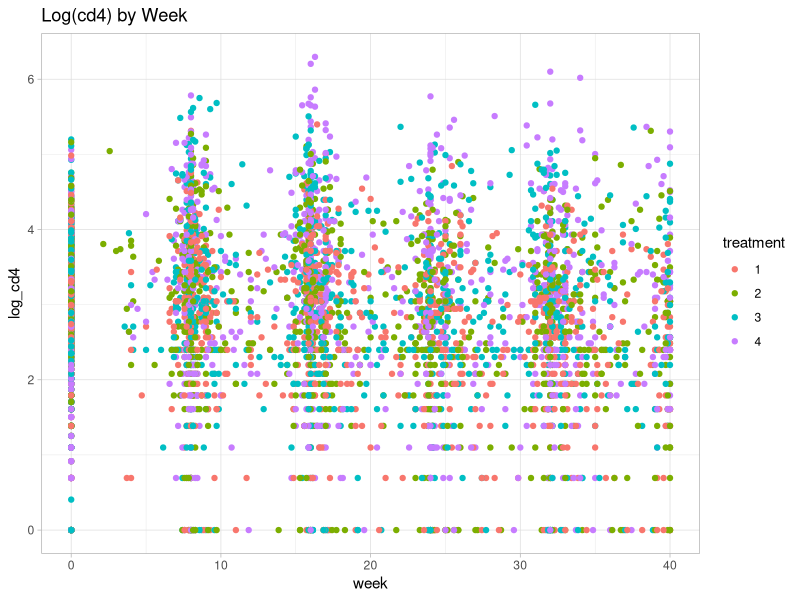
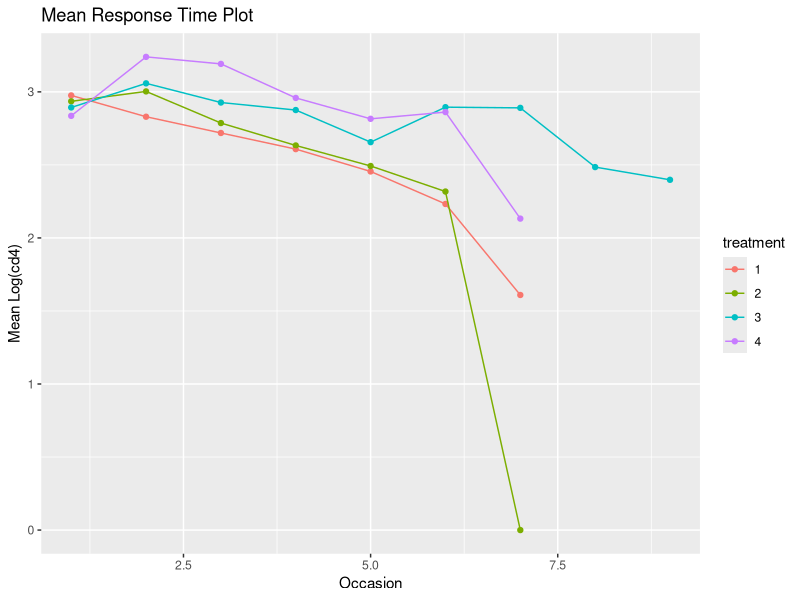
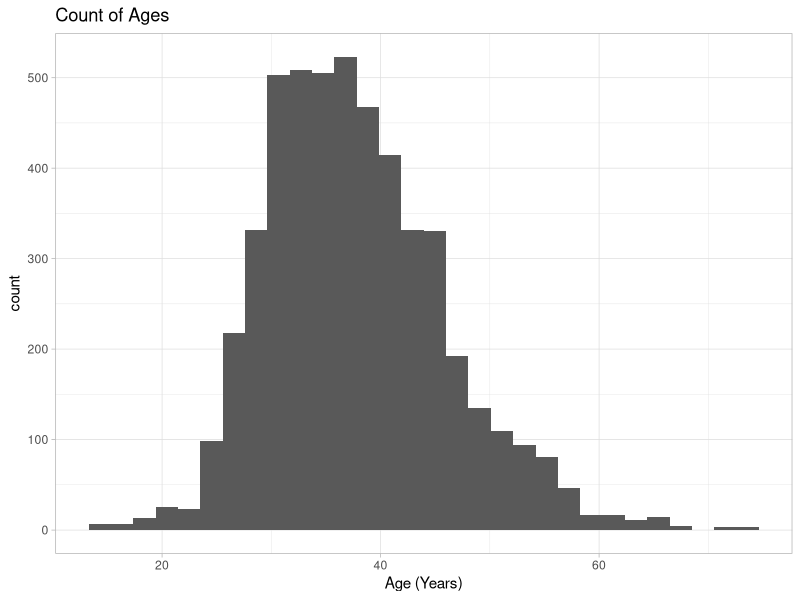
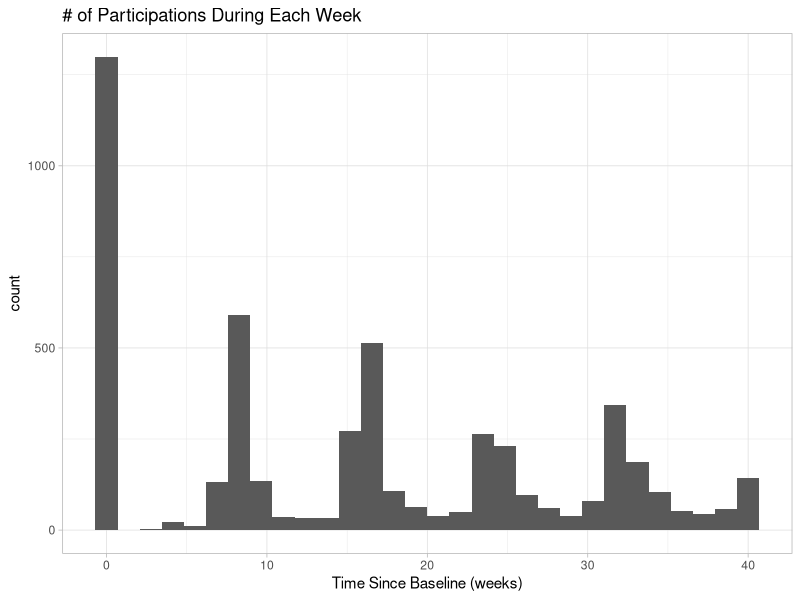
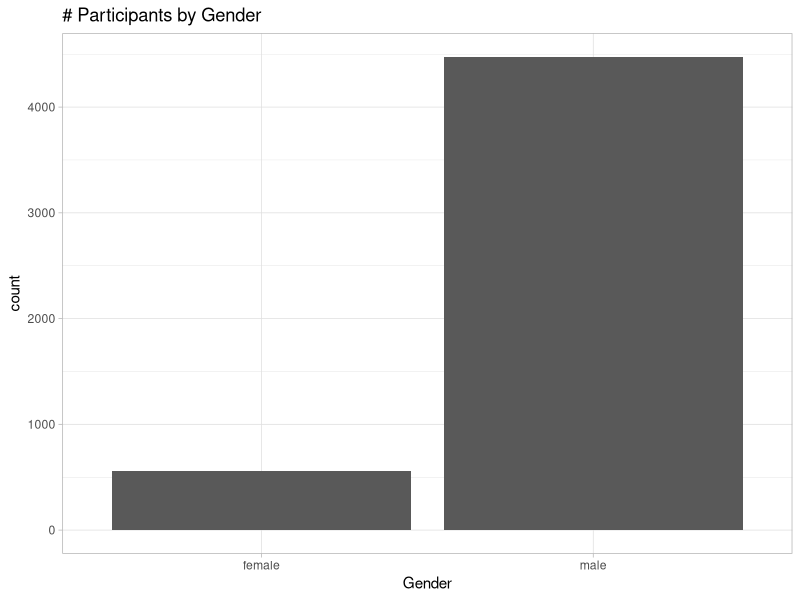
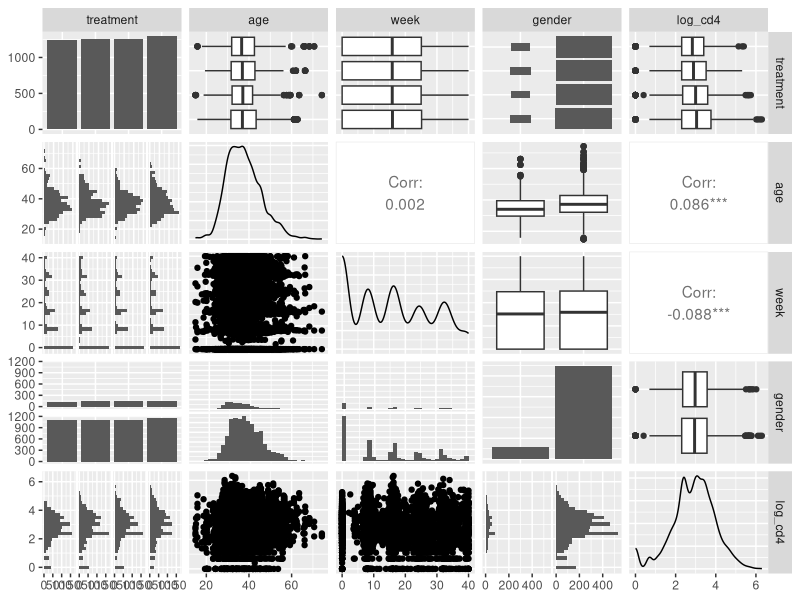
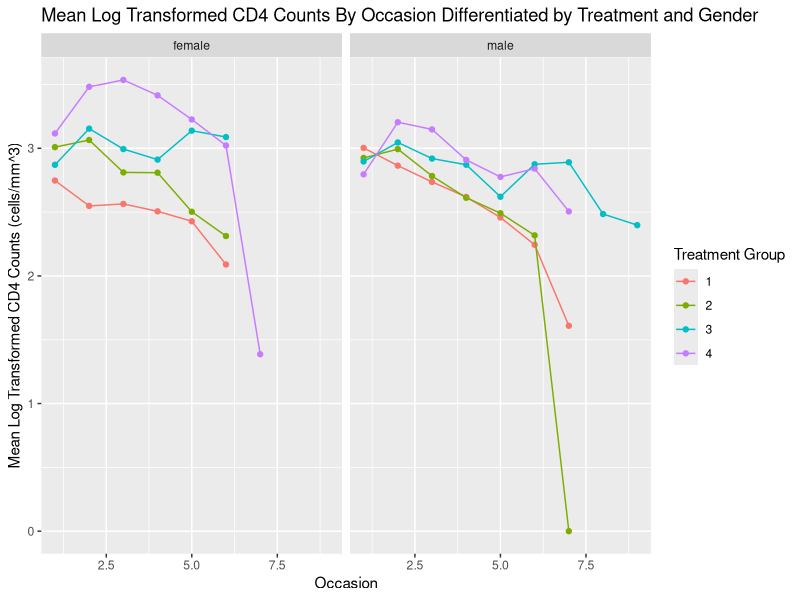
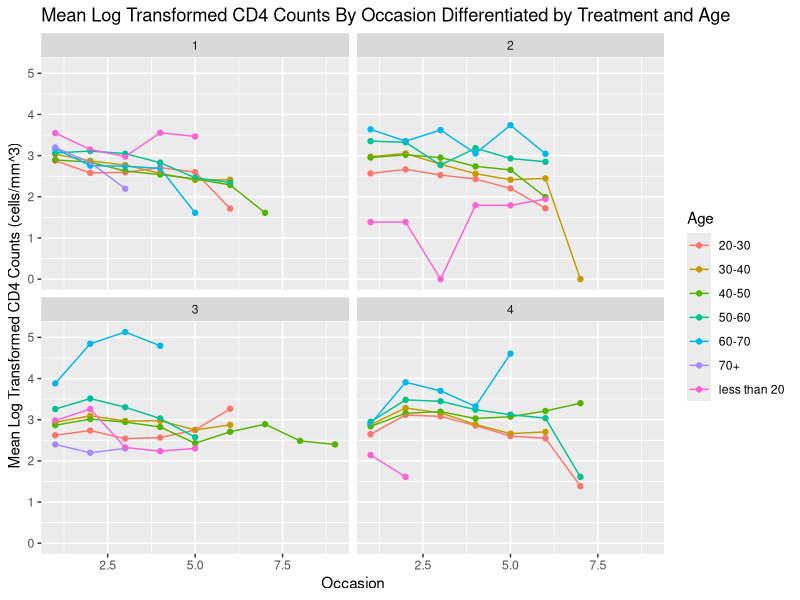

Generate these figures, in order, with R: (Note: a time limit stopped this script after it produced the figures.)
## ---- chunk 1
knitr::opts_chunk$set(echo=FALSE)
knitr::opts_chunk$set(message=FALSE)
knitr::opts_chunk$set(warning = FALSE) 
## ---- chunk 2
library(tidyverse)
library(magrittr)
library(nlme)
library(mgcv)
library(GGally)
library(lme4)

aids <- read_csv(here::here("data/aids.csv"))
#aids <- read_csv("~/Downloads/aids.csv")

# change treatment to factor
aids %<>% 
  mutate(treatment = factor(treatment),
         gender = factor(gender))

# add a column for occasion
aids <- aids %>% 
  group_by(id) %>% 
  mutate(occasion = row_number())

glimpse(aids)

# number of participants
num_of_subjects <- n_distinct(aids$id)
## ---- chunk 3
# spaghetti plot
aids %>% 
  ggplot(aes(x = week, y = log_cd4, group = id, color = treatment)) +
  geom_point() + 
  theme_light() +
  labs(title = "Log(cd4) by Week")
  
# mean response time plot
aids %>% 
  group_by(treatment, occasion) %>% 
  summarize(mean_log_cd4 = mean(log_cd4)) %>% 
  ggplot(aes(x = occasion, y = mean_log_cd4, group = treatment, color = treatment)) +
  geom_point() +
  geom_line() +
  labs(x = "Occasion", y = "Mean Log(cd4)") +
  ggtitle("Mean Response Time Plot")
## ---- chunk 4
summary(aids) %>% 
  knitr::kable()

aids_wide <- spread(aids, week, log_cd4)

aids_wide %>% 
  ggplot(aes(x = age)) +
  geom_histogram() +
  labs(x = "Age (Years)") +
  ggtitle("Count of Ages") +
  theme_light()

aids %>% 
  ggplot(aes(x = week)) +
  geom_histogram() +
  labs(x = "Time Since Baseline (weeks)") +
  ggtitle("# of Participations During Each Week") +
  theme_light()

aids_wide %>% 
  ggplot(aes(x = gender)) +
  geom_bar() +
  labs(x = "Gender") +
  ggtitle("# Participants by Gender") +
  theme_light()
## ---- chunk 5
ggpairs(aids, columns = c("treatment", "age", "week", "gender", "log_cd4"))
## ---- chunk 6
aids <- aids %>% 
  group_by(id) %>% 
  mutate(occasion = row_number())
## ---- chunk 7
aids %>% 
  group_by(treatment, gender, occasion) %>% 
  summarize(mean_cd4 = mean(log_cd4)) %>% 
  ggplot(aes(x = occasion, y = mean_cd4, color = factor(treatment))) +
  geom_point() +
  geom_line() +
  labs(x = "Occasion", y = "Mean Log Transformed CD4 Counts (cells/mm^3)", color = "Treatment Group") +
  facet_wrap(~ gender) +
  ggtitle("Mean Log Transformed CD4 Counts By Occasion Differentiated by Treatment and Gender")
## ---- chunk 8
aids <- aids %>% 
  mutate(age_group = case_when(age > 70 ~ "70+",
                               70 >= age & age > 60 ~ "60-70", 
                               60 >= age & age > 50 ~ "50-60", 
                               50 >= age & age > 40 ~ "40-50", 
                               40 >= age & age > 30 ~ "30-40", 
                               30 >= age & age > 20 ~ "20-30", 
                               20 >= age ~ "less than 20"))
aids %>% 
  group_by(treatment, age_group, occasion) %>% 
  summarize(mean_cd4 = mean(log_cd4)) %>% 
  ggplot(aes(x = occasion, y = mean_cd4, color = age_group)) +
  geom_point() +
  geom_line()+
  labs(x = "Occasion", y = "Mean Log Transformed CD4 Counts (cells/mm^3)", color = "Age") +
  facet_wrap(~ treatment) +
  ggtitle("Mean Log Transformed CD4 Counts By Occasion Differentiated by Treatment and Age")
## ---- chunk 9
log_cd4_mean <- aids %>% group_by(treatment, week) %>%
  summarize(mean=mean(log_cd4, na.rm = TRUE))
ggplot(log_cd4_mean, aes(x = week, y = mean, group=treatment, color=as.factor(treatment))) +
  geom_line() +
  facet_wrap(~ treatment) +
  labs(x='Week', y = 'Mean Log of CD4', color='Treatment') +
  ggtitle("Mean Log Transformed CD4 Counts By Week Differentiated by Treatment")
## ---- chunk 10
aids %<>% 
  mutate(treatment = factor(treatment, levels = c(1, 2, 3, 4)),
         gender = factor(gender, levels = c("male", "female")))
## ---- chunk 11
model_rand_interaction <- lme(log_cd4 ~ week + treatment:week + gender:treatment + age:treatment,
                              data = aids,
                              random = ~ week | id,
                              method = "ML")
summary(model_rand_interaction)
## ---- chunk 12
model_rand <- lme(log_cd4 ~ week,
                  data = aids,
                  random = ~ week | id,
                  method = "ML")
summary(model_rand)
## ---- chunk 13
anova(model_rand, model_rand_interaction)
## ---- chunk 14
aids %<>% 
  mutate(cd4 = round(exp(log_cd4) - 1),
         week_sqr = week^2)

model_lme <- lme(log_cd4 ~ week + week_sqr + treatment:week + gender:treatment + age:treatment,
                              data = aids,
                              random = ~ week | id,
                              method = "ML")
summary(model_lme)
## ---- chunk 15
anova(model_rand_interaction, model_lme)
## ---- chunk 16
aids %<>% 
  mutate(cd4 = round(exp(log_cd4) - 1),
         week_sqr = week^2)
## ---- chunk 17
model_glmer <- glmer(cd4 ~ week + week_sqr + treatment:week + gender:treatment + age:treatment + (week | id),
               family = poisson,
               nAGQ = 0,
               data = aids)
summary(model_glmer)
## ---- chunk 18
model_lme <- lme(log_cd4 ~ week + week_sqr + treatment:week + gender:treatment + age:treatment,
                              data = aids,
                              random = ~ week | id,
                              method = "ML")
#summary(model_lme)
## ---- chunk 19
res_population <- residuals(model_lme, type = "response", level = 0)
Sigma_i <- extract.lme.cov(model_lme, aids)
L_i <- t(chol(Sigma_i)) 
res_transformed <- solve(L_i) %*% res_population

# histogram
tibble(r_star = res_transformed) %>% 
  ggplot(aes(x = r_star)) +
  geom_histogram(aes(y = stat(density)), bins = 14, color = "black", fill = "gray") +
  geom_function(fun = dnorm, color = "blue") +
  labs(x = "Residuals", y = "Density") +
  ggtitle("Histogram of Transformed Residuals")

# QQPlot
tibble(r_star = res_transformed) %>% 
  ggplot(aes(sample = r_star)) +
  geom_qq_line(color = "blue") +
  geom_qq(shape = 1) +
  labs(x = "Quantiles of Standard Normal", y = "Quantiles of Transformed Residuals") +
  ggtitle("QQ Plot")
## ---- chunk 20
# scatter plot of predicted value vs. residuals
mu_hat <- fitted(model_lme, level = 0)
mu_hat_transformed <- solve(L_i) %*% mu_hat
tibble(x = mu_hat_transformed, y = res_transformed) %>% 
  ggplot(aes(x = x, y = y)) +
  geom_hline(yintercept = 0, linetype = "dashed") +
  geom_point(shape = 1) +
  geom_smooth(method = "loess", se = FALSE) +
  labs(x = "Transformed Predicted Value", y = "Transformed Residual") +
  ggtitle("Predicted Values vs. Transformed Residuals")

# scatter plot of time vs. residuals
time <- aids$week
time_transformed <- solve(L_i) %*% time
tibble(x = time_transformed, y = res_transformed) %>% 
  ggplot(aes(x = x, y = y)) +
  geom_hline(yintercept = 0, linetype = "dashed") +
  geom_point(shape = 1) +
  geom_smooth(method = "loess", se = FALSE) +
  labs(x = "Transformed Time", y = "Transformed Residual") +
  ggtitle("Time vs. Transformed Residuals")
## ---- chunk 21
# Semi-variogram
Variogram(model_lme,
          data = aids,
          form = ~ week | id,
          resType = "normalized") %>% 
  as_tibble() %>% 
  ggplot(aes(x = dist, y = variog)) +
  geom_hline(yintercept = 1, linetype = "dashed") +
  geom_point(shape = 1) +
  geom_smooth(method = "loess", se = FALSE, span = 0.3) +
  ggtitle("Semi-Variogram")
## ---- chunk 22
# Mahalanobis Distance
mahalanobis_data <- tibble(id = aids$id, r_star = res_transformed) %>% 
  group_by(id) %>% 
  nest()
mahalanobis_data <- mahalanobis_data %>% 
  mutate(df = map_dbl(data, ~nrow(.x)))
mahalanobis_distance <- function(x){
  x <- as.matrix(x)
  t(x) %*% x
}
mahalanobis_data <- mahalanobis_data %>% 
  mutate(d = map_dbl(data, ~mahalanobis_distance(.x)))
mahalanobis_data <- mahalanobis_data %>% 
  mutate(p_value = pchisq(d, df, lower.tail = FALSE))
mahalanobis_data %>% 
  filter(p_value < 0.05)
